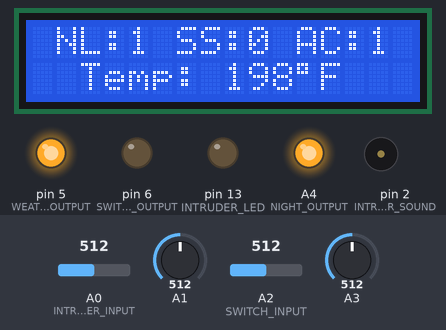
The sketch below on a simulated Arduino Uno, built with avr-gcc and run on an emulated ATmega328P. On the bench: 16×2 character LCD, output pins drawn as LEDs (lit = HIGH), buzzer (waves = sounding). Dashed ring = blinking. Inputs (shaded band) come from the test bench; at power-on: A0 (INTRUDER_INPUT) = 512, A1 = 512, A3 = 512, A2 (SWITCH_INPUT) = 512. What the sketch prints to the serial monitor is not drawn.

Above: at 6.2 s.
6.3 s: A0 (INTRUDER_INPUT) set to 988
9.3 s: A0 (INTRUDER_INPUT) set to 1012
11.4 s: A1 set to 593
14.4 s: A1 set to 609
16.5 s: A0 (INTRUDER_INPUT) set to 992
At 17.02 s:
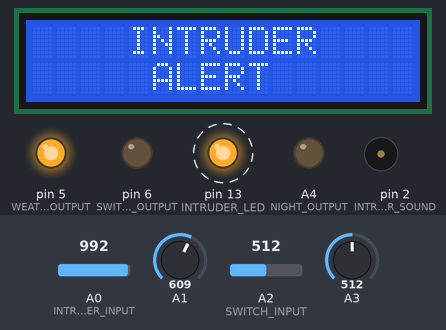
18.1 s: A3 set to 191
21.1 s: A3 set to 171
At 25.21 s:
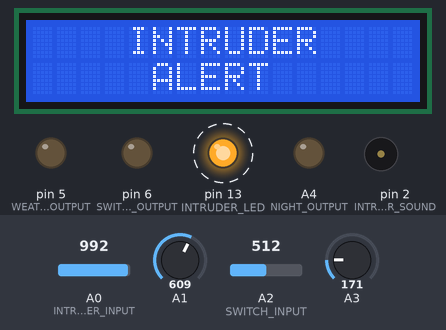
Timing chart, 0 to 26.8 s (numbered marks = the images above; inputs shaded):
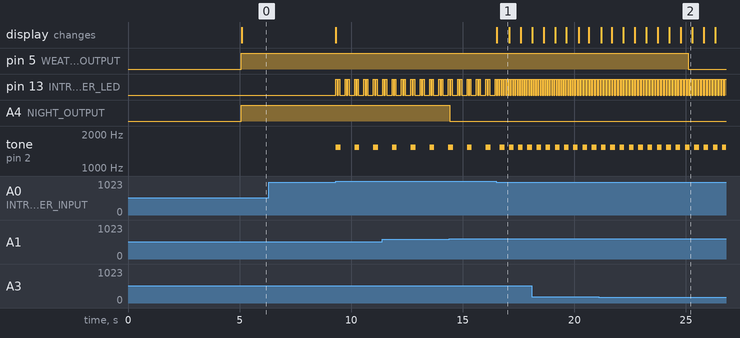

Measured:
- the behaviour switches between 181 and 180 on A3 (found by bisection; images 1 and 2)
- after the input at 6.3 s, every drawn part: stays the same
- after the input at 9.3 s, pin 13 (INTRUDER_LED): LOW → HIGH at once, then repeats every 0.42 s: LOW 0.06 s, HIGH 0.06 s, LOW 0.24 s, HIGH 0.06 s; tone on pin 2 (INTRUDER_SOUND): alternates 1523 Hz for 0.21 s and silent for 0.63 s, starting at once
- after the input at 14.4 s, A4 (NIGHT_OUTPUT): HIGH → LOW at once
- after the input at 16.5 s, tone on pin 2 (INTRUDER_SOUND): alternates 1523 Hz for 0.21 s and silent for 0.21 s, starting after 0.17 s; the display: changes at once (image 1)
- after the input at 21.1 s, pin 5 (WEATHER_OUTPUT): HIGH → LOW after 4.0 s

The sketch:

smart_home.ino
```cpp
/*

  Title: Smart Home
  Authors: Risa Philpott & Bernie Cieplak
  Created: February 27, 2020
  Last Modified: April 11, 2020 by Bernie Cieplak

*/

// LCD library
#include <LiquidCrystal.h>

// AltSoftSerial library
#include <AltSoftSerial.h>

// definitions
// analog pin definitions
#define INTRUDER_INPUT 0 // intruder alert analog button input
#define NIGHT_INPUT 1 // night light analog light sensor input
#define SWITCH_INPUT 2 // smart switch analog input
#define WEATHER_INPUT 3 // weather station temperature analog input
#define NIGHT_OUTPUT A4 // night light output LED pin

// digital pin definitions
#define INTRUDER_LED 13 // intruder alert LED
#define LCD_PIN6 12 // LCD pin 6
#define LCD_PIN5 11 // LCD pin 5
#define LCD_PIN4 10 // LCD pin 4
// PIN 9 - AltSoftSerial TX
// PIN 8 - AltSoftSerial RX
#define LCD_PIN3 7 // LCD pin 3
#define SWITCH_OUTPUT 6 // smart switch output
#define WEATHER_OUTPUT 5 // weather station appliance output
#define LCD_PIN2 4 // LCD pin 2
#define LCD_PIN1 3 // LCD pin 1
#define INTRUDER_SOUND 2 // intruder speaker output

// global variables
bool LCD_ON = false;
int TEMP_THRESHOLD = 69; // temperature to turn on AC unit
int LIGHT_THRESHOLD = 600; // light level to turn on Night Light
LiquidCrystal lcd(LCD_PIN1,LCD_PIN2,LCD_PIN3,LCD_PIN4,LCD_PIN5,LCD_PIN6);
bool nightOn, switchOn, intruderOn, acOn = false;
int weatherTemp = 0;
String topText; // text that is put on the top row the LCD
String bottomText; // text that is put on the bottom row of the LCD
String serialText; // string that is output to the COM port
AltSoftSerial altSerial; // initialize altSerial ports

// setup function
void setup() {
  lcd.begin(16, 2); // set up the LCD's columns and rows
  pinMode (INTRUDER_LED, OUTPUT); // intruder LED pin is output
  pinMode (INTRUDER_SOUND, OUTPUT); // speaker pin is output
  pinMode (NIGHT_OUTPUT, OUTPUT); // night light LED pin is output
  pinMode (WEATHER_OUTPUT, OUTPUT); // ac unit pin is output
  pinMode (SWITCH_OUTPUT, OUTPUT); // smart switch pin is output
  Serial.begin(9600); // open serial port
  altSerial.begin(9600); // open altSerial port

  // startup LCD message
  printLCD("ECE 2804 Project","By Bernie & Risa");
  delay(5000);
  lcd.clear();
}

// main loop
void loop() {
  nightOn = nightLight(NIGHT_INPUT, NIGHT_OUTPUT); // create instance of night light function
  acOn = weatherStation(WEATHER_OUTPUT,WEATHER_INPUT);  // create instance of weather station
  switchOn = smartSwitch(SWITCH_OUTPUT,SWITCH_INPUT); // create instance of smart switch
  // Prints in the following order: NL,AC,SS,Temp,Intruder as array
  serialText = String(nightOn) + ',' + String(acOn) + ',' + String(switchOn) + ','
    + String(weatherTemp) + ',' + String(intruderOn);
  printSerial(serialText);
  weatherTemp = getTemp(WEATHER_INPUT); // get temperature from weather station
  intruderOn = intruderAlertLight(INTRUDER_LED, INTRUDER_INPUT);  // flash intruder alert LED when intruder alert button is triggered
  if(!intruderOn) {
    bottomText = "Temp: " + String(weatherTemp) + "\xDF" + "F";
    topText = "NL:" + String(nightOn) + " SS:" + String(switchOn) + " AC:" + String(acOn);
    printStatus(topText,bottomText);
  }
}

void printAlert() {
  const int waitTime = 500;
  static unsigned long previousTime = 0;  // previous time the LCD state was changed
  unsigned long currentTime = millis();  // saves current program time
  printLCD("INTRUDER","ALERT");
  if (currentTime - previousTime > waitTime) {  //when the program waits a certain amount of time
    previousTime = currentTime;
    if (LCD_ON) {
      LCD_ON = false;
      lcd.noDisplay();
    }
    else {
      LCD_ON = true;
      lcd.display();
    }
  }
}

void printStatus(String top, String bottom) {
  const int waitTime = 100;
  static unsigned long previousTime = 0;  // previous time the LCD state was changed
  unsigned long currentTime = millis();  // saves current program time
  if (currentTime - previousTime > waitTime) {  // when the program waits a certain amount of time
    previousTime = currentTime;
    printLCD(top,bottom);
  }
}

void printSerial(String serial) {
  // Raspberry Pi Trigger
  const int waitTime = 100;
  static unsigned long previousTime = 0;  // previous time the status was printed
  unsigned long currentTime = millis();  // saves current program time
  if (currentTime - previousTime > waitTime) {  // when the program waits a certain amount of time
    Serial.println(serial); // print serial data to USB
    altSerial.println(serial); // prints serial data to bluetooth
  }
}

void printLCD(String top, String bottom) {
    if (top.length() > 16) {
      lcd.setCursor(5,0);
      lcd.print("ERROR");
    }
    else {
      int startTop = (16 - top.length())/2;
      lcd.setCursor(startTop,0);
      lcd.print(top);
    }
    if (bottom.length() > 16) {
      lcd.setCursor(5,1);
      lcd.print("ERROR");
    }
    else {
      int startBottom = (16 - bottom.length())/2;
      lcd.setCursor(startBottom,1);
      lcd.print(bottom);
    }
}

bool incomingChar(char c) {
  bool returnVal = false;
  bool serialData = Serial.available();
  bool serialDataAlt = altSerial.available();
  char inByte;
  if(serialData || serialDataAlt){ // only trigger if data has been sent
    if(serialData) {
      inByte = Serial.read(); // read the incoming USB data
    }
    else {
      inByte = altSerial.read(); // read the incoming bluetooth data
    }
    returnVal = inByte == c;
  }
  return returnVal;
}

/*
 * Function Name:       smartSwitch
 * Function Parameters: The pin number of the LED used to simulate the smart switch, as a constant integer.
 *                      The pin number of the analog sensor pin that measures the button voltage, as a constant integer.
 * Function Return:     Nothing.
 * Function Behavior:   Turns on input LED when the button corresponding to the input sensor pin is triggered. When the button is un-triggered it is off.
 */
bool smartSwitch(const int ledPin, const int sensorPin) {
  static bool buttonToggled = false;
  static bool ledActivated = false;
  static int buttonLevel = LOW;
  buttonLevel = analogRead(SWITCH_INPUT);  // reads the voltage level of the button from the analog one sensor pin
  ledActivated = isButtonPressed(buttonLevel);  // when the button is pressed, LED is activated, and vice versa
  buttonToggled = updateButtonToggle(ledActivated, buttonToggled);  // the LED is toggled when intruder mode is activated, and vice versa

  // Raspberry Pi Trigger
  if(incomingChar('s')) {
    ledActivated = true;  // when the button is pressed, LED is activated, and vice versa
    buttonToggled = updateButtonToggle(ledActivated, buttonToggled);  // the LED is toggled when intruder mode is activated, and vice versa
  }

  if (buttonToggled) {  // when the intruder alert IS toggled
    digitalWrite(ledPin, HIGH); // turn on the smart switch
  }
  else {  // when the intruder alert is NOT toggled
    digitalWrite(ledPin, LOW); // turn off the smart switch
  }
  return buttonToggled;
}

/*
 * Function Name:       intruderAlertLight
 * Function Parameters: The pin number of the LED used to simulate the intruder alert, as a constant integer.
 *                      The pin number of the analog sensor pin that measures the intruder alert activation button voltage, as a constant integer.
 * Function Return:     Nothing.
 * Function Behavior:   Flashes the input LED when the button corresponding to the input sensor pin is triggered. When the button is un-triggered is is off.
 */
bool intruderAlertLight(const int ledPin, const int sensorPin) {
  static bool intruderAlertToggled = false;
  static bool intruderModeActivated = false;
  static int buttonLevel = LOW;
  buttonLevel = analogRead(INTRUDER_INPUT);  // reads the voltage level of the button from the analog one sensor pin
  intruderModeActivated = isButtonPressed(buttonLevel);  // when the button is pressed, intruder mode is activated, and vice versa
  intruderAlertToggled = updateButtonToggle(intruderModeActivated, intruderAlertToggled);  // the intruder alert is toggled when intruder mode is activated, and vice versa

  // Raspberry Pi Trigger
  if(incomingChar('i')) {
    intruderModeActivated = true;
    intruderAlertToggled = updateButtonToggle(intruderModeActivated, intruderAlertToggled);  // the intruder alert is toggled when intruder mode is activated, and vice versa
  }

  if (intruderAlertToggled) {  // when the intruder alert IS toggled
    flashLED(ledPin);  // flash the intruder alert LED
    printAlert();
    playSpeakerTone(INTRUDER_SOUND, 1523.25, 200);
    if (isButtonPressed(buttonLevel) || incomingChar('i')) {
      lcd.clear();
      lcd.display();
    }
  }
  else {  // when the intruder alert is NOT toggled
    digitalWrite(ledPin, LOW);  // turn the intruder alert LED off
    LCD_ON = false; // Is the LCD on in the Intruder Blinking function?
    noTone(INTRUDER_SOUND);
    if (isButtonPressed(buttonLevel) || incomingChar('i')) {
      lcd.clear();
      lcd.display();
    }
  }
  return intruderAlertToggled;
}
/*
 * Function Name:       updateButtonToggle
 * Function Parameters: The press state of a button, as a boolean.
 *                      The toggle state of the same button, as a boolean.
 * Function Return:     Whether or not the input button is toggled, as a boolean.
 * Function Behavior:   Determines/updates the toggle state of the button. This is dependent on the previous state and whether the button is pressed.
 */
bool updateButtonToggle(bool pressed, bool toggled) {
  static unsigned long lastTimeToggled;
  const int debouncingTime = 200;
  bool toggle = toggled;  // creates separate toggle variable as to not overwrite the input variable
  unsigned long difference = millis() - lastTimeToggled;
  if (pressed) {  // if button is pressed
    if (toggled && (difference > debouncingTime)){  // if button is toggled and a certain delay time has passed
      toggle = false;  // untoggle the button
      lastTimeToggled = millis();  // update last time toggled to current time
    }
    else if (!toggled && (difference > debouncingTime)) {
      toggle = true;  // toggle the button
      lastTimeToggled = millis();  // update last time toggled to current time
    }
  }
  return toggle;
}
/*
 * Function Name:       flashLED
 * Function Parameters: The pin number of an LED, as a constant integer.
 * Function Return:     Nothing.
 * Function Behavior:   Rapidly flashes the input LED, without delaying the program time.
 */
void flashLED(const int LED_pin) {
  const int waitTime = 50;
  unsigned long currentTime = millis();  // saves current program time
  static unsigned long previousTime = 0;  // previous time the LED state was changed
  static int LED_state = LOW;
  if (currentTime - previousTime > waitTime) {  // when the program waits a certain amount of time
    previousTime = currentTime;
    if (LED_state == LOW) {
      LED_state = HIGH;
    }
    else {
      LED_state = LOW;
    }
    digitalWrite(LED_pin, LED_state);  // change the state of the LED, aka turn it on or off
  }
}
/*
 * Function Name:       isButtonPressed
 * Function Parameters: The button voltage, how much voltage from the source is passed through the button, as an integer.
 * Function Return:     The pressed state of the input button, as a boolean.
 * Function Behavior:   Determines whether the input button is pressed or not, based on the voltage therefore current passing through the device.
 */
bool isButtonPressed(int buttonVoltage) {
  const int threshold = 1000;
  static bool pressed = false;
  if (buttonVoltage < threshold) {  // if voltage read is 0V
    pressed = false;
  }
  else if (buttonVoltage > threshold) {  // if voltage read is 5V
    pressed = true;
  }
  return pressed;
}

bool nightLight(const int sensorPin, const int LED_pin) {
  const int threshold = LIGHT_THRESHOLD;  // based on the voltage divider characteristics of the circuit
  int lightLevel= analogRead(sensorPin);
  if (lightLevel < threshold){
    digitalWrite(LED_pin, HIGH); // if the light level is below the threshold level, the LED turns on
  }
  else{
    digitalWrite(LED_pin, LOW); // otherwise, if the light level is above the threshold level, the LED is off
  }
  return (lightLevel < threshold);
}

/*
 * Function Name:       playSpeakerTone()
 * Function Parameters: The output pin number of that drives the speaker, as a constant integer.
 *                      The desired frequency of the tone, in Hertz, as a float.
 *                      The desired duration of the tone, in ms, as an integer.
 *                      The desired number of times the tone will be played, as an integer.
 * Function Return:     Nothing.
 * Function Behavior:   Plays a desired tone to the desired output pin.
 */
void playSpeakerTone(const int pinOut, float freq, int duration) {
  const int waitTime = duration;
  static unsigned long previousTime = 0;  // previous time the LED state was changed
  unsigned long currentTime = millis();  // saves current program time
  static bool toneOn = false;
  if (currentTime - previousTime > waitTime) {  // when the program waits a certain amount of time
    previousTime = currentTime;
    if (!toneOn) {  // when tone is OFF aka not playing
      toneOn = true;  // turn tone ON
    }
    else {
      toneOn = false;  // turn tone OFF
    }
  }
  if (toneOn) {
    tone(pinOut, freq);
  }
  else {
    noTone(pinOut);
  }
}

/*
 * Function Name:       weatherStation()
 * Function Parameters: The output pin number that drives the simulation LED, as a constant integer.
 *                      The input (analog sensor) pin number that drives the automatic air conditioner, as a constant integer.
 * Function Return:     Nothing.
 * Function Behavior:   Reads the input temperature data and turns on the automatic air conditioner (LED) when temperature is too high.
 */
bool weatherStation(const int outputPin, const int inputPin) {
  int temperature = getTemp(inputPin);
  const int threshold = TEMP_THRESHOLD;
  if (temperature > threshold){  // when the temperature is too high
    digitalWrite(outputPin, HIGH); // turn LED on
  }
  else{  // when the temperature is not too high
    digitalWrite(outputPin, LOW); // turn LED off
  }
  return temperature > threshold;
}

int getTemp(const int inputPin) {
  const int waitTime = 5000;
  static unsigned long previousTime = 0;  // previous time the LCD state was changed
  unsigned long currentTime = millis();  // saves current program time
  int tempLevel = analogRead(inputPin);
  int temperature = (tempLevel * 0.38800424628);  // convert analog temperature input to fahrenheit
  static unsigned int prevTemp = temperature;
  if (currentTime - previousTime > waitTime) {  // when the program waits a certain amount of time
    prevTemp = temperature;
    previousTime = currentTime;
  }
  return prevTemp;
}
```
